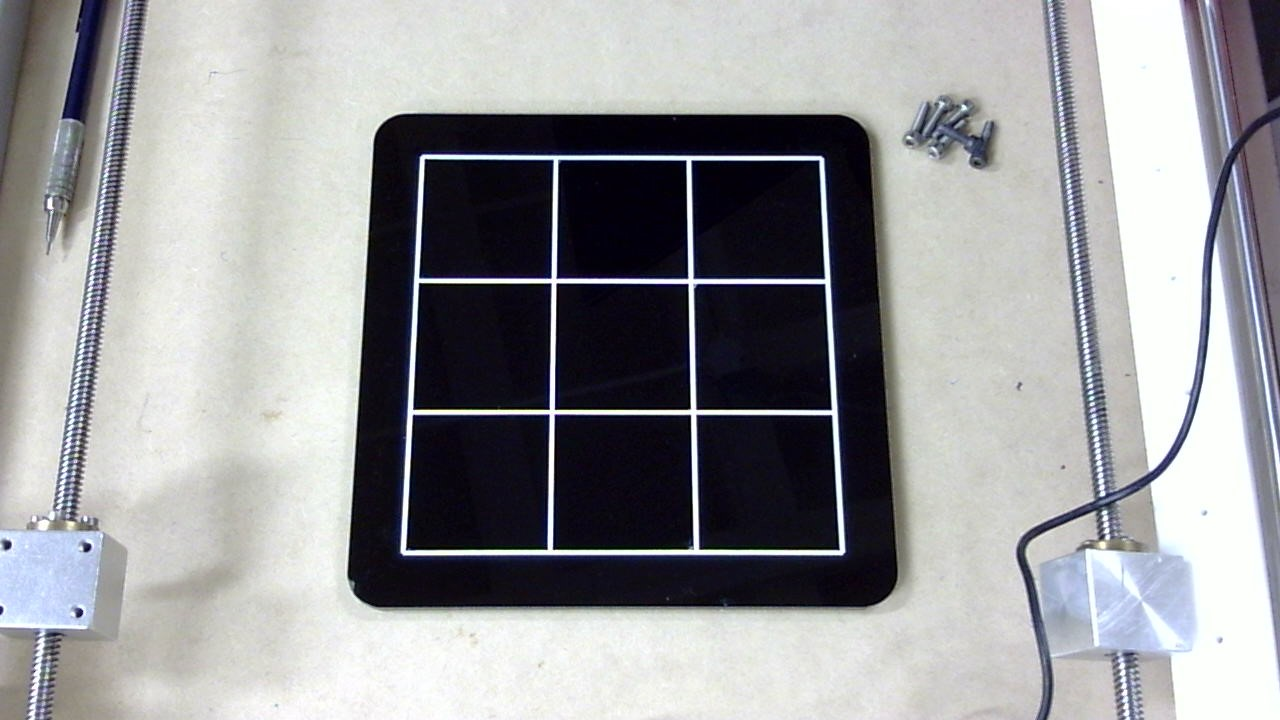
#> input picture initial_board.jpg, 1280 x 720 px
$ python testGame.py
#> lines starting #> are read from the running program, lines starting #| are printed output that depends on the picture
### src2/constants.py
import numpy as np
import cv2

# Board game settings
ROBOT_PIECE = 'o'
HUMAN_PIECE = 'x'

Y_MOTOR_PWM_PIN = 13
Y_MOTOR_DIR_PIN = 25
X_MOTOR_PWM_PIN = 12
X_MOTOR_DIR_PIN = 24

GEARBOX_CPR = 700
IN_PER_LEAD_REV = .315 # how many inch per rev of lead screw
STEPS_PER_INCH = GEARBOX_CPR / IN_PER_LEAD_REV

# offset for x, y + deadzone
CLAW_X_OFFSET = 4.75 - .5 # from screw sticking out when hitting limit switch -
CLAW_Y_OFFSET = 0.85 # from roller when hitting limit switch -

BOARD_EDGE_OFFSET_FROM_OUTLINE_INCH = 0.75
BOARD_X_OFFSET = 6.25 + BOARD_EDGE_OFFSET_FROM_OUTLINE_INCH # from screw sticking out when hitting limit switch -
BOARD_Y_OFFSET = 0 + BOARD_EDGE_OFFSET_FROM_OUTLINE_INCH # from roller when hitting limit switch -

#OFFSET_X_INCH = BOARD_X_OFFSET_FROM_LIMIT_SWITCH_INCH + BOARD_EDGE_OFFSET_FROM_OUTLINE_INCH
DEADZONE_STEPS = 0.1 * STEPS_PER_INCH

# CV constants
BOARD_SQUARE_SIZE = [6, 6] # irl size of total board in inches
OUTLINE_LENGTH_INCH = BOARD_SQUARE_SIZE[0]
APPROX_GANTRY_DIMS_IN_CM = 50 # 100 # 19.5 in
ORANGE_LOWER = np.array([10, 140, 140], np.uint8)
ORANGE_UPPER = np.array([25, 255, 255], np.uint8)
YELLOW_LOWER = np.array([238, 201, 48], np.uint8)
YELLOW_UPPER = np.array([253, 213, 51], np.uint8)
GREY_LOWER = np.array([85, 140, 140], np.uint8) # TODO: Change this color to grey
GREY_UPPER = np.array([100, 255, 255], np.uint8)
INITIAL_BOARD_IMG = cv2.imread(f'../initial_board.jpg')
#> INITIAL_BOARD_IMG is the input picture: shape (720, 1280, 3); mean B, G, R 155, 152.6, 152.1
ROBOT_SHAPE_IMG = cv2.imread(f'../oval_template.png', 0)
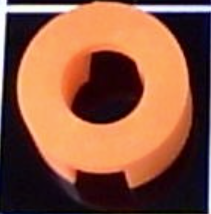
#> input picture oval_template.png, 211 x 214 px
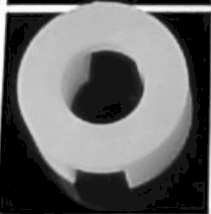
#> ROBOT_SHAPE_IMG: shape (214, 211); min 0, max 255, mean 103


CLAW_SERVO_PIN = 23
CLAW_SERVO_MIN = 1/1000
CLAW_SERVO_MAX = 2.2/1000
Z_SERVO_PIN = 18
Z_SERVO_MIN = 0.7/1000
Z_SERVO_MAX = 2.3/1000

MOTOR_ENABLE_PIN = 5
MOTOR_FAULT_PIN = 6

# When initializing encoder, B is first arg, A is second arg
X_ENCODER_A = 8
X_ENCODER_B = 7
Y_ENCODER_A = 15
Y_ENCODER_B = 14

Y_LIMIT_SWITCH_NEG_PIN = 16 # see physical board, marked as S3
Y_LIMIT_SWITCH_POS_PIN = 26 # marked as S4
X_LIMIT_SWITCH_NEG_PIN = 19
X_LIMIT_SWITCH_POS_PIN = 20

TURN_INDICATOR_BUTTON_PIN = 21

REST_LOCATION = [0, 0] # placeholder
PIECE_STORAGE_LOCATION = [0, 0] # placeholder
MOTOR_SPEED = 0.4

COMMAND_FREQUENCY = 20 # 20 hz so 0.05 s

### src2/testGame.py
from gpiozero import PhaseEnableMotor, OutputDevice, RotaryEncoder, Servo, Button
from time import sleep
from constants import *


# Pins based on Pololu MAX14870 Dual Motor Driver for Raspberry Pi
X_MOTOR_PINS = [24, 12]  # Motor A (phase, enable)
Y_MOTOR_PINS = [25, 13]  # Motor B (phase, enable)
SLEEP_PIN = 6             # Shared sleep/enable pin
EN_PIN = 5
MOTOR_SPEED = 0.5
RUN_TIME = 3  # seconds per direction
rotorX= RotaryEncoder(14, 15, wrap=False, max_steps=0)
rotorY = RotaryEncoder(7,8, wrap=False, max_steps=0)
print("Setting up motors...")

# Initialize sleep (shared enable) pin — active high
SLEEP = OutputDevice(SLEEP_PIN, active_high=True, initial_value=False)

# Initialize motors
X_MOTOR = PhaseEnableMotor(*X_MOTOR_PINS)
Y_MOTOR = PhaseEnableMotor(*Y_MOTOR_PINS)
EN = OutputDevice(EN_PIN, active_high=False, initial_value=True)  # Enable pin needs to be LOW to enable driver
print("Motors setup complete.")


# Wake up the driver
print("Enabling (waking) motor driver...")
SLEEP.on()   # HIGH = active
sleep(0.5)

# Run forward

def runMotorsToPos(targetX, targetY):
    print("Target X :", targetX, " Target Y :", targetY)
    X_MOTOR.forward(MOTOR_SPEED)
    Y_MOTOR.forward(MOTOR_SPEED)
    print(rotorY.steps)
    while rotorX.steps < targetX or rotorY.steps < targetY:
        print(rotorY.steps)
        sleep(.001)
        if (rotorX.steps >= targetX):
            X_MOTOR.stop()
        if (rotorY.steps >= targetY):
            Y_MOTOR.stop()

    X_MOTOR.stop()
    Y_MOTOR.stop()
    X_MOTOR.backward(0.1)
    sleep(0.001)
    while (rotorX.steps > targetX):
        pass


    X_MOTOR.stop()
    sleep(0.1)
    #print("Final StepsX ", rotorX.steps - 10)
    Y_MOTOR.backward(0.2)
    while (rotorY.steps > targetY):
        pass
    Y_MOTOR.stop()
    X_MOTOR.stop()
    Y_MOTOR.stop()


    print("Final StepsX ", rotorX.steps)
    print("Final StepsY ", rotorY.steps)
#runMotorsToPos(1200, 400)
